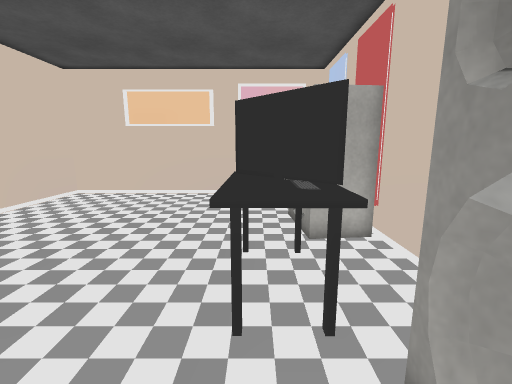
view 1 (above)

13 first-person views from a walk through a scene from a Unity 3-D project. The camera is 1.4 m above the floor, tilts 10° down and sees 90° across. The floor is counted in squares, 0.5 m on a side. Each view is taken from the middle of a square. On the plan, view 1 faces up. The plan holds only what a view shows up to about 19 squares ahead; the rest is blank. The player character is not drawn. Some animated figures are not drawn. Door leaves are left out, so doorways stand open. Some surface patterns are stand-ins.

view 2
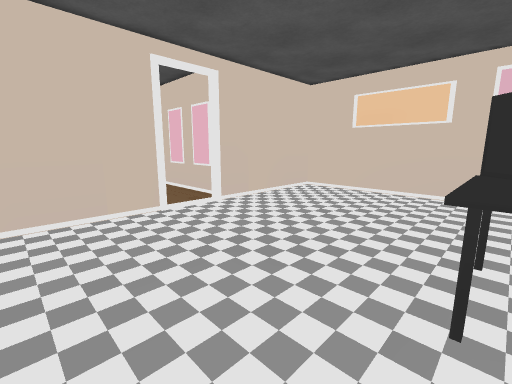

view 3
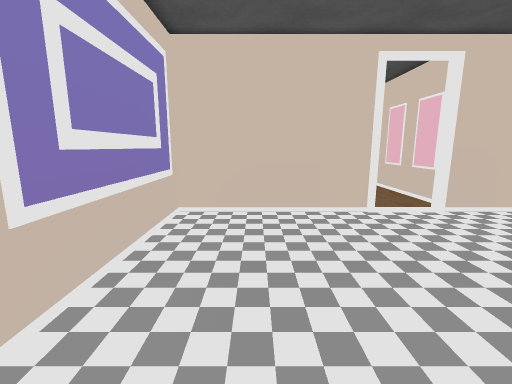

view 4
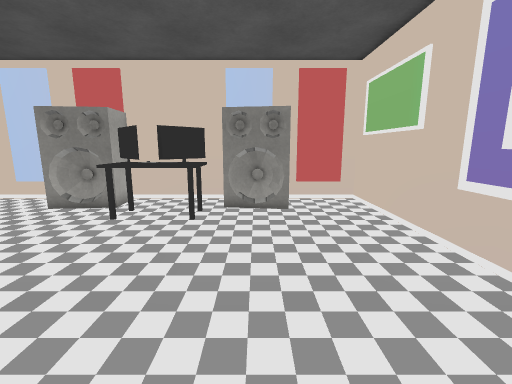

view 5
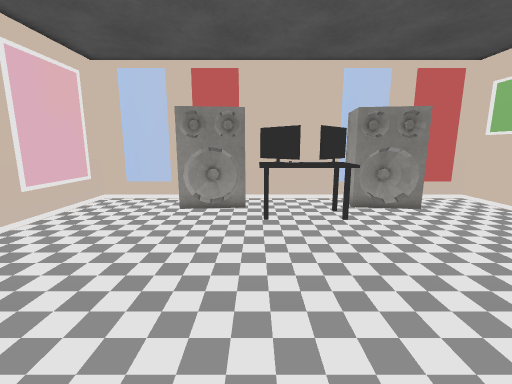

view 6
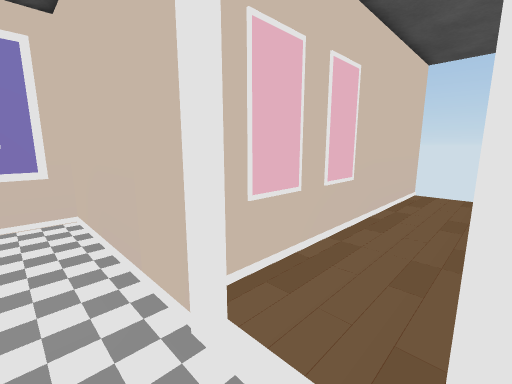

view 7
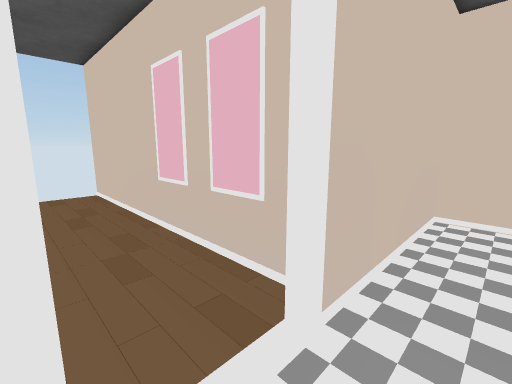

view 8
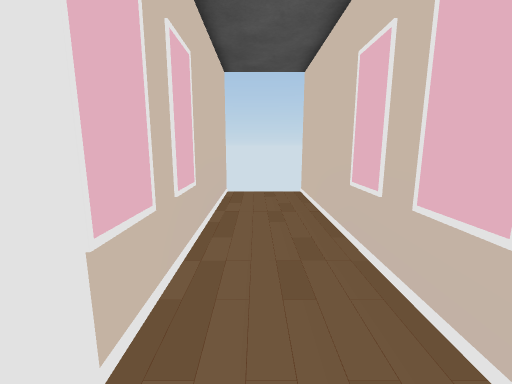

view 9
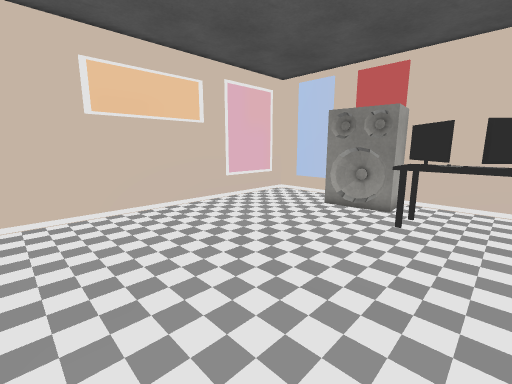

view 10
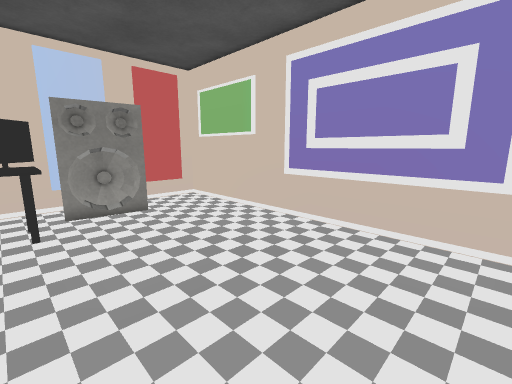

view 11
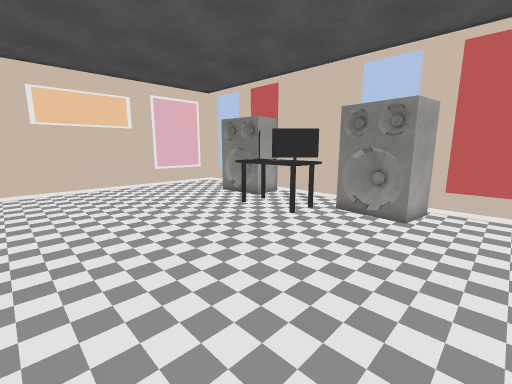

view 12
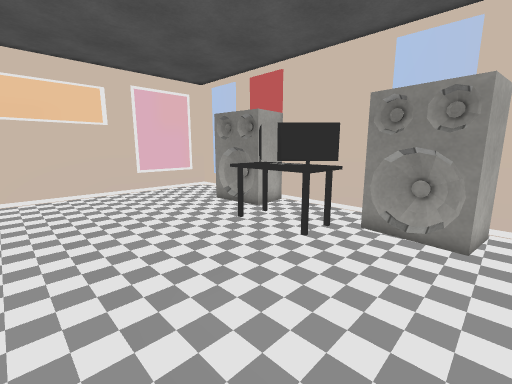

view 13
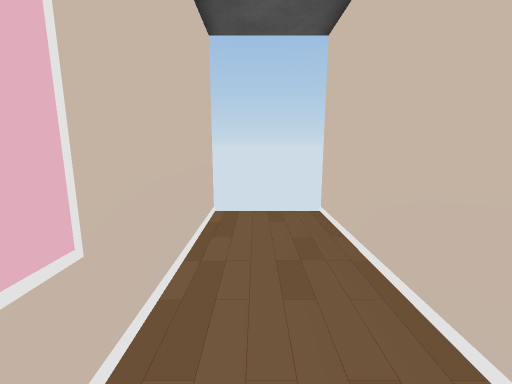

### Floor plan
Points are (right, up) in squares from view 1. A wall is a line through its corners. A room is listed if a view was taken in it or the views show most of it. See-through windows are left out.
Room 1 (views 1, 2, 3, 4, 5, 6, 7, 8, 9, 10, 11, 12)
walls: (-0.6, 6.4) (-0.6, 6.9); (-0.6, 4.4) (-0.6, 5.5); (0.7, 4) (0.7, 5); (1.6, 7.5) (1.4, 10.6); (1.5, 3.2) (-0.7, 3.2); (1.8, 8.5) (1.8, 9); (1.9, 9) (1.7, 9.5); (2, 9.2) (1.7, 9.8); (-10.9, 4.1) (-10.9, -4.3) (3.9, -4.3) (3.9, -0.6); (1.8, 0.9) (1.8, 1.4); (1.8, 0.5) (2, 1.2); (1.7, 0.2) (2.1, 1); (3.9, 11.1) (3.9, 15.3) (-10.9, 15.3) (-10.9, 6.9); (3.4, -0.8) (1.3, -0.5) (1.7, 2.5)
ways out: open door at (-11, 5.5) to room 2
objects: computer (0, 4); computer (0, 6); other object (4, -3); other object (4, 13)
Room 2 (view 13)
walls: (-12, 7.9) (-26, 7.9); (-26, 3.2) (-12, 3.2)
ways out: open door at (-11, 5.5) to room 1
Room 3 (no view inside)
walls: (1.7, 2.5) (3.9, 2.2) (3.9, 8.3); (3.7, 7.7) (1.6, 7.5)

Positions as (right, up) in squares from view 1, and headings:
1: (0, 0), facing up
2: (0, -1), facing up-left
3: (0, -1), facing left
4: (-10, 1), facing right
5: (-10, 7), facing right
6: (-9, 7), facing down-left
7: (-9, 4), facing up-left
8: (-10, 5), facing left
9: (-10, 4), facing up-right
10: (-10, 4), facing down-right
11: (-9, -3), facing up-right
12: (-7, -1), facing up-right
13: (-15, 5), facing left
